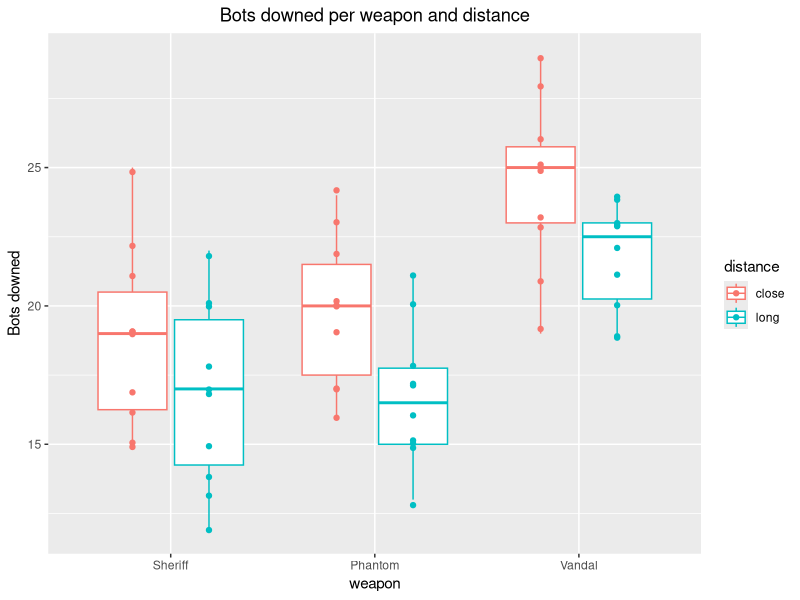
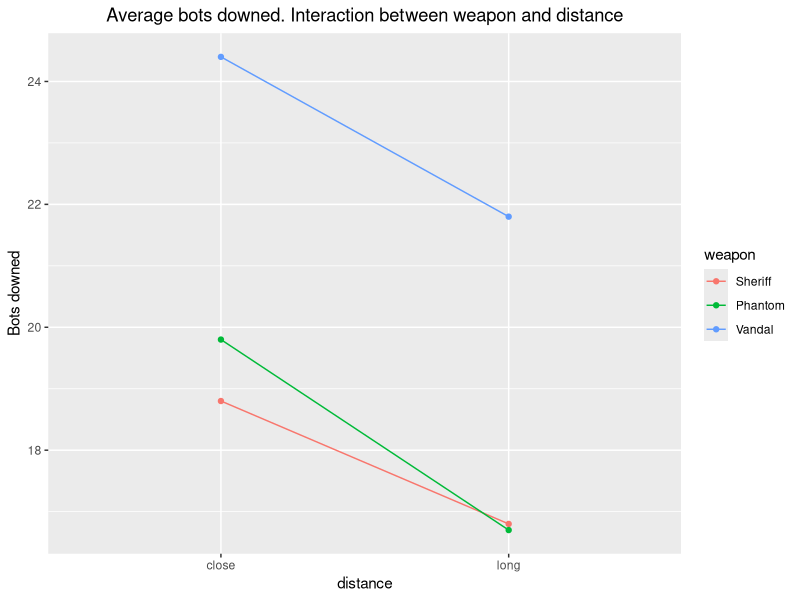
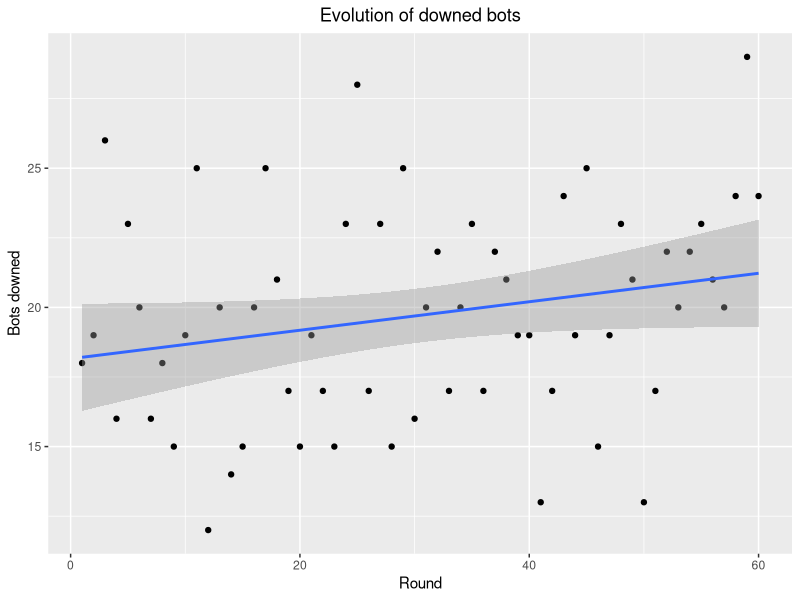
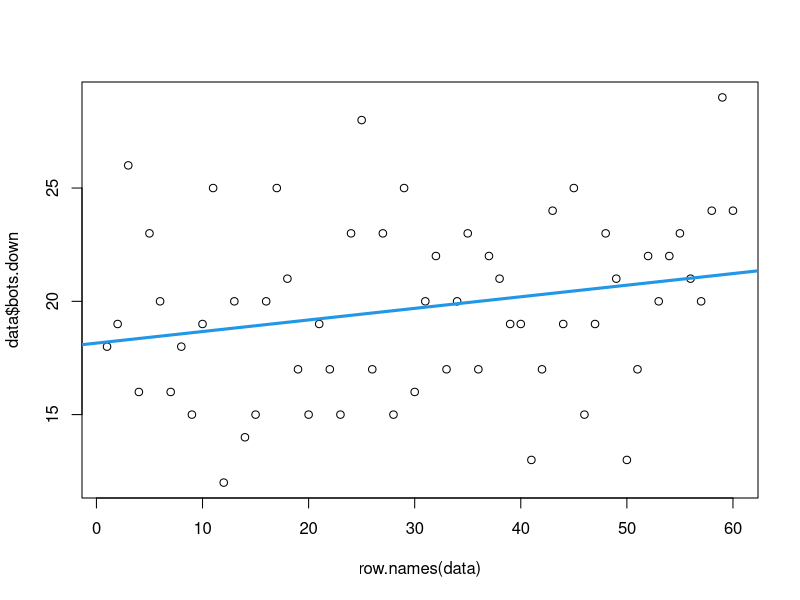
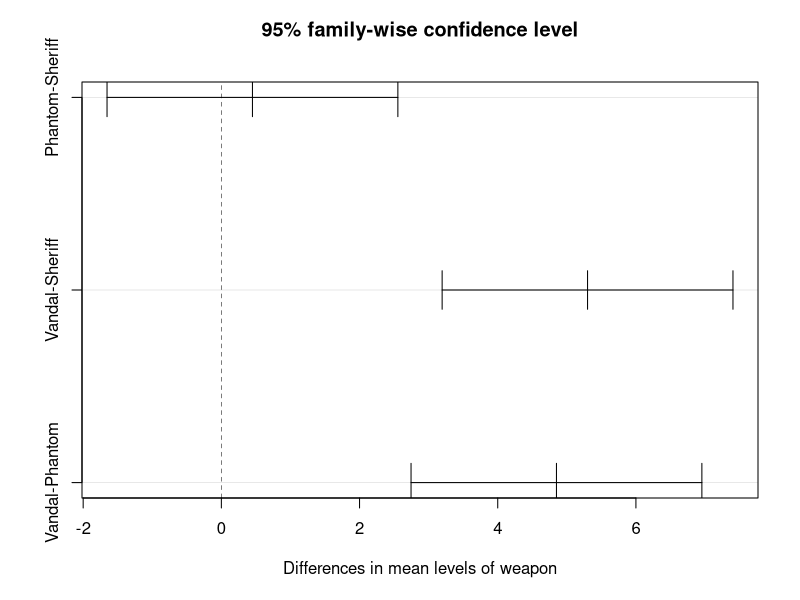
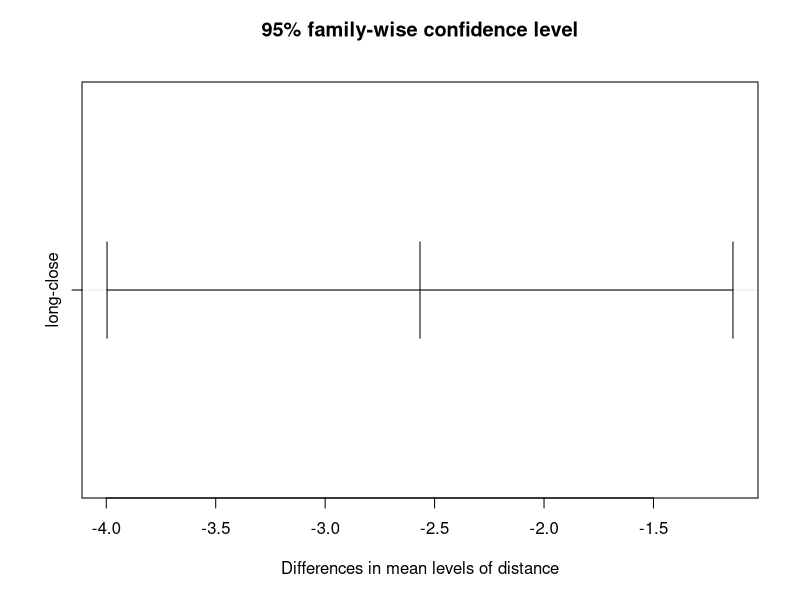

Write the R code that produced these figures, in order.
library(ggplot2)

n <- 10
weapons <- c('Vandal', 'Phantom', 'Sheriff')
close.distances <- rep('close', each=30)
long.distances <- rep('long', each=30)
perm.weapons <- rep(weapons, each=n)

length(perm.weapons)

close.distances.data <- data.frame(weapon=perm.weapons, distance=close.distances)
long.distances.data <- data.frame(weapon=perm.weapons, distance=long.distances)
data <- rbind(close.distances.data, long.distances.data)

set.seed(42)
rows <- sample(nrow(data))
data <- data[rows, ]
row.names(data) <- NULL
data


counts <- c(18, 19, 26, 16, 23, 20, 16, 18, 15, 19,
            25, 12, 20, 14, 15, 20, 25, 21, 17, 15,
            19, 17, 15, 23, 28, 17, 23, 15, 25, 16,
            20, 22, 17, 20, 23, 17, 22, 21, 19, 19,
            13, 17, 24, 19, 25, 15, 19, 23, 21, 13,
            17, 22, 20, 22, 23, 21, 20 ,24, 29, 24)

counts.data.frame <- data.frame(bots.down=counts, robots.down=counts/30, index=as.numeric(as.character(factor(row.names(data)))))
data <- cbind(data, counts.data.frame)



# patch
data <- read.table("data.txt")
colnames(data) <- c("1", "weapon", "distance", "bots.down", "robots.down.prop", "index")



data$weapon <- factor(data$weapon, levels =  c('Sheriff', 'Phantom', 'Vandal'))

ggplot(data, aes(x=weapon, y=bots.down, color=distance)) +
  geom_boxplot() +
  geom_point(position=position_jitterdodge(jitter.width = 0, jitter.height = 0.2),aes(group=distance)) +
  ggtitle("Bots downed per weapon and distance") +
  theme(plot.title = element_text(hjust = 0.5)) +
  ylab("Bots downed")

ggplot(data) +
  aes(x = distance, color = weapon, group = weapon, y = bots.down) +
  stat_summary(fun = mean, geom = "point") +
  stat_summary(fun = mean, geom = "line") +
  ggtitle("Average bots downed. Interaction between weapon and distance") +
  theme(plot.title = element_text(hjust = 0.5)) +
  ylab("Bots downed")

ggplot(data, aes(x=index, y=bots.down)) +
  geom_point() +
  geom_smooth(method="lm", formula="y ~ x") +
  ylab("Bots downed") + xlab("Round") +
  ggtitle("Evolution of downed bots") +
  theme(plot.title = element_text(hjust = 0.5))


plot(row.names(data), data$bots.down)
abline(lm(data$bots ~ data$index), col = 4, lwd = 3)

fit <- lm(bots.down ~  index + weapon * distance, data=data)
summary(fit)

fit.anova <- aov(bots.down ~  weapon * distance + index, data=data)
summary(fit.anova)

fit.anova.reduced <- aov(bots.down  ~  weapon + distance, data=data)
summary(fit.anova.reduced)

anova(fit.anova, fit.anova.reduced)


TukeyHSD(fit.anova.reduced)
plot(TukeyHSD(fit.anova.reduced))
     